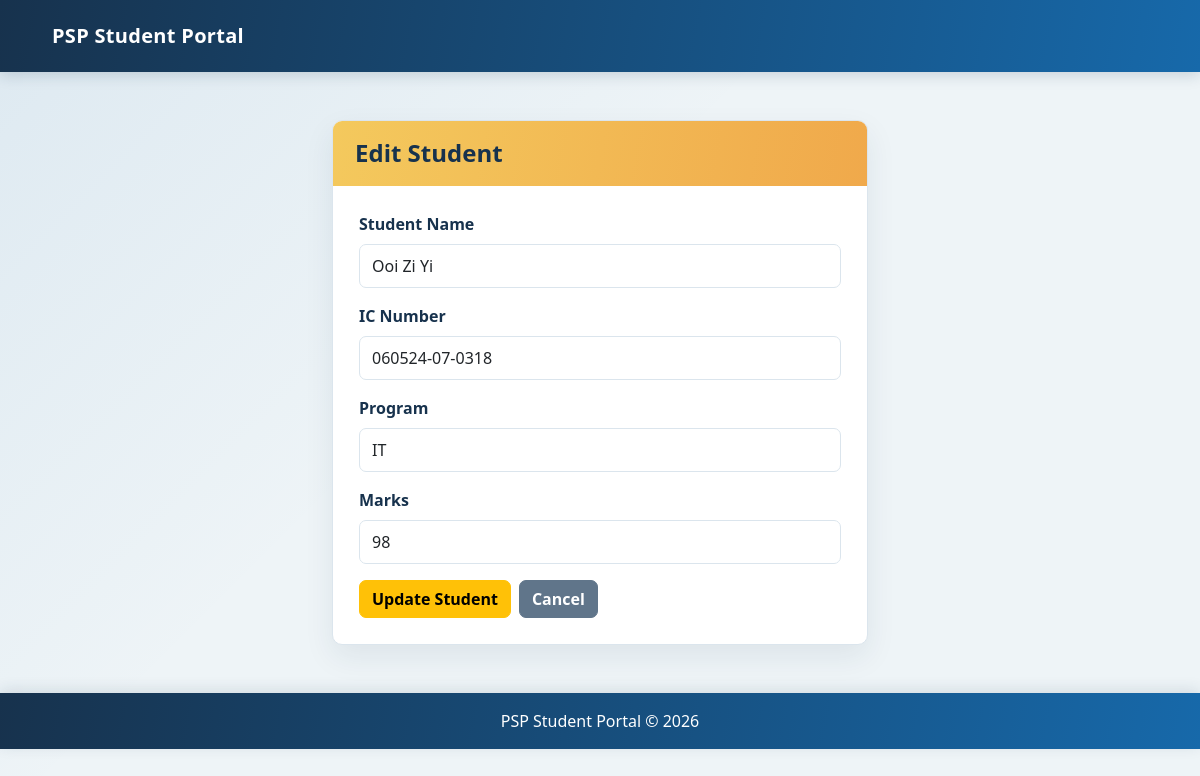
The app's page /controllers/StudentController.php?action=edit&id=11 (signed in) with its own data.
### tables this page shows
CREATE TABLE `students` (
  `id` int(11) NOT NULL,
  `name` varchar(100) NOT NULL,
  `ic` varchar(20) NOT NULL,
  `marks` int(11) NOT NULL,
  `program` varchar(100) NOT NULL DEFAULT ''
);

### models/Student.php (called while the page is built, shortened)
<?php
require_once __DIR__ . '/../config/database.php';
class Student
{
    private $conn;
    public function __construct()
    {
        global $conn;
        $this->conn = $conn;
    }
    public function getStudentById($id)
    {
        $sql = "SELECT * FROM students WHERE id = :id";
        $stmt = $this->conn->prepare($sql);
        $stmt->bindParam(':id', $id, PDO::PARAM_INT);
        $stmt->execute();
        return $stmt->fetch(PDO::FETCH_ASSOC);
    }
}
?>

### views/students/edit.php (the view, shortened to what this page needs)
<?php
require_once __DIR__ . '/../includes/header.php';
?>
<div class="container mt-5">
    <div class="row justify-content-center">
        <div class="col-md-6">
            <div class="card shadow">
                <div class="card-header bg-warning">
                    <h4 class="mb-0">Edit Student</h4>
                </div>
                <div class="card-body">
                    <form method="POST"
                          action="../controllers/StudentController.php?action=edit&id=<?= (int) $student['id'] ?>"
                          onsubmit="return validateEditForm();"
                          novalidate>
                        <div class="mb-3">
                            <label for="name" class="form-label">Student Name</label>
                            <input type="text"
                                   class="form-control"
                                   id="name"
                                   name="name"
                                   maxlength="100"
                                   value="<?= htmlspecialchars($student['name']) ?>"
                                   required>
                        </div>
                        <div class="mb-3">
                            <label for="ic" class="form-label">IC Number</label>
                            <input type="text"
                                   class="form-control"
                                   id="ic"
                                   name="ic"
                                   maxlength="14"
                                   pattern="[0-9]{6}-[0-9]{2}-[0-9]{4}"
                                   value="<?= htmlspecialchars($student['ic']) ?>"
                                   placeholder="e.g. 010101-07-0902"
                                   required>
                        </div>
                        <div class="mb-3">
                            <label for="program" class="form-label">Program</label>
                            <input type="text"
                                   class="form-control"
                                   id="program"
                                   name="program"
                                   maxlength="100"
                                   value="<?= htmlspecialchars($student['program'] ?? '') ?>"
                                   placeholder="Enter program"
                                   required>
                        </div>
                        <div class="mb-3">
                            <label for="marks" class="form-label">Marks</label>
                            <input type="number"
                                   class="form-control"
                                   id="marks"
                                   name="marks"
                                   value="<?= htmlspecialchars($student['marks']) ?>"
                                   min="0"
                                   max="100"
                                   step="1"
                                   required>
                        </div>
                        <div class="d-flex gap-2">
                            <button type="submit" class="btn btn-warning">Update Student</button>
                            <a href="../controllers/StudentController.php?action=index" class="btn btn-secondary">Cancel</a>
                        </div>
                    </form>
                </div>
            </div>
        </div>
    </div>
</div>
<?php
require_once __DIR__ . '/../includes/footer.php';
?>

### public/style.css (style rules this page uses)
:root { --portal-ink: #17324d; --portal-muted: #68798c; --portal-blue: #1769aa; --portal-teal: #168f91; --portal-surface: #ffffff; --portal-line: #dbe5ed; --portal-background: #eef4f7; }
body { min-height: 100vh; color: var(--portal-ink); background: linear-gradient(135deg, rgba(23, 105, 170, 0.08), transparent 42%), var(--portal-background); font-family: "Segoe UI", sans-serif; }
.container { max-width: 1120px; }
.card { overflow: hidden; border: 1px solid var(--portal-line); border-radius: 10px; background: var(--portal-surface); box-shadow: 0 12px 30px rgba(23, 50, 77, 0.08) !important; }
.card-header { padding: 18px 22px; border: 0; background: linear-gradient(100deg, var(--portal-blue), var(--portal-teal)) !important; }
.card-header.bg-warning { color: #17324d; background: linear-gradient(100deg, #f4c95d, #f0a94b) !important; }
.card-body { padding: 26px; }
h2, h4 { font-weight: 700; }
.form-label { color: var(--portal-ink); font-weight: 600; }
.form-control { min-height: 44px; border: 1px solid var(--portal-line); border-radius: 7px; }
.btn { border-radius: 7px; font-weight: 600; }
.btn-secondary { border-color: #60758a; background: #60758a; }

### records on screen
students: name "Ooi Zi Yi", ic "060524-07-0318", program "IT", marks "98"
